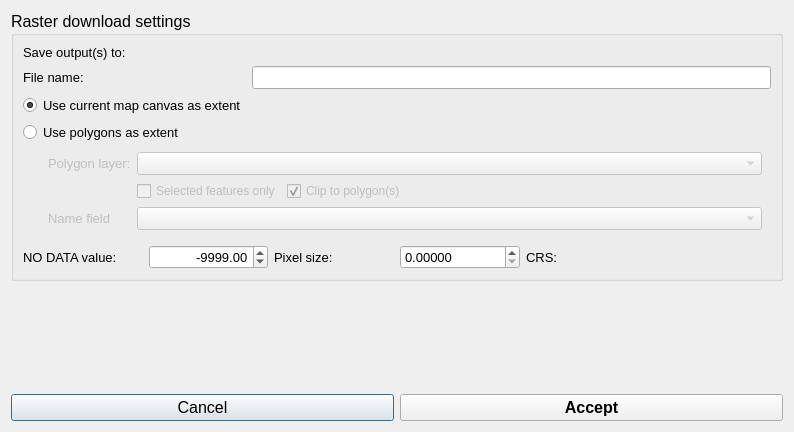
<?xml version="1.0" encoding="UTF-8"?>
<ui version="4.0">
 <class>Dialog</class>
 <widget class="QDialog" name="Dialog">
  <property name="geometry">
   <rect>
    <x>0</x>
    <y>0</y>
    <width>794</width>
    <height>432</height>
   </rect>
  </property>
  <property name="windowTitle">
   <string>Download selected raster</string>
  </property>
  <layout class="QGridLayout" name="gridLayout">
   <item row="2" column="0">
    <spacer name="verticalSpacer">
     <property name="orientation">
      <enum>Qt::Vertical</enum>
     </property>
     <property name="sizeHint" stdset="0">
      <size>
       <width>20</width>
       <height>40</height>
      </size>
     </property>
    </spacer>
   </item>
   <item row="0" column="0" rowspan="2" colspan="2">
    <widget class="QGroupBox" name="grp_single_raster_settings">
     <property name="enabled">
      <bool>true</bool>
     </property>
     <property name="font">
      <font>
       <family>Segoe UI</family>
       <pointsize>12</pointsize>
      </font>
     </property>
     <property name="title">
      <string>Raster download settings</string>
     </property>
     <layout class="QGridLayout" name="gridLayout_6">
      <item row="2" column="0">
       <widget class="QRadioButton" name="use_canvas_extent_rb">
        <property name="font">
         <font>
          <family>Segoe UI</family>
          <pointsize>10</pointsize>
         </font>
        </property>
        <property name="text">
         <string>Use current map canvas as extent</string>
        </property>
        <property name="checked">
         <bool>true</bool>
        </property>
       </widget>
      </item>
      <item row="1" column="1" colspan="3">
       <widget class="QLineEdit" name="filename_le_raster">
        <property name="font">
         <font>
          <family>Segoe UI</family>
          <pointsize>10</pointsize>
         </font>
        </property>
        <property name="toolTip">
         <string>Small rasters will be downloaded as a single GeoTIFF. Large rasters will be downloaded as tiles of GeoTIFFs and a virtual raster file (.vrt) to use them as a single raster.</string>
        </property>
       </widget>
      </item>
      <item row="0" column="1" colspan="3">
       <widget class="QgsFileWidget" name="output_dir_raster">
        <property name="font">
         <font>
          <family>Segoe UI</family>
          <pointsize>10</pointsize>
         </font>
        </property>
        <property name="storageMode">
         <enum>QgsFileWidget::GetDirectory</enum>
        </property>
       </widget>
      </item>
      <item row="4" column="0" colspan="4">
       <widget class="QWidget" name="grp_polygon_settings" native="true">
        <property name="enabled">
         <bool>false</bool>
        </property>
        <property name="font">
         <font>
          <family>Segoe UI</family>
          <pointsize>10</pointsize>
         </font>
        </property>
        <layout class="QGridLayout" name="gridLayout_7">
         <property name="leftMargin">
          <number>25</number>
         </property>
         <property name="topMargin">
          <number>3</number>
         </property>
         <item row="1" column="1">
          <layout class="QHBoxLayout" name="horizontalLayout_8">
           <property name="bottomMargin">
            <number>0</number>
           </property>
           <item>
            <widget class="QCheckBox" name="selected_features_ckb">
             <property name="font">
              <font>
               <family>Segoe UI</family>
               <pointsize>9</pointsize>
              </font>
             </property>
             <property name="text">
              <string>Selected features only</string>
             </property>
             <property name="checked">
              <bool>false</bool>
             </property>
            </widget>
           </item>
           <item>
            <widget class="QCheckBox" name="clip_to_polygon_ckb">
             <property name="font">
              <font>
               <family>Segoe UI</family>
               <pointsize>9</pointsize>
              </font>
             </property>
             <property name="text">
              <string>Clip to polygon(s)</string>
             </property>
             <property name="checked">
              <bool>true</bool>
             </property>
            </widget>
           </item>
           <item>
            <spacer name="horizontalSpacer_5">
             <property name="orientation">
              <enum>Qt::Horizontal</enum>
             </property>
             <property name="sizeHint" stdset="0">
              <size>
               <width>40</width>
               <height>20</height>
              </size>
             </property>
            </spacer>
           </item>
          </layout>
         </item>
         <item row="5" column="0">
          <widget class="QLabel" name="label_7">
           <property name="text">
            <string>Name field</string>
           </property>
          </widget>
         </item>
         <item row="0" column="0">
          <widget class="QLabel" name="label_8">
           <property name="text">
            <string>Polygon layer:</string>
           </property>
          </widget>
         </item>
         <item row="0" column="1">
          <widget class="QgsMapLayerComboBox" name="clip_polygon_cbo"/>
         </item>
         <item row="5" column="1">
          <widget class="QgsFieldComboBox" name="clip_name_field_cbo">
           <property name="allowEmptyFieldName">
            <bool>true</bool>
           </property>
          </widget>
         </item>
        </layout>
       </widget>
      </item>
      <item row="1" column="0">
       <widget class="QLabel" name="label_9">
        <property name="font">
         <font>
          <family>Segoe UI</family>
          <pointsize>10</pointsize>
         </font>
        </property>
        <property name="text">
         <string>File name: </string>
        </property>
       </widget>
      </item>
      <item row="3" column="0">
       <widget class="QRadioButton" name="use_polygon_extent_rb">
        <property name="font">
         <font>
          <family>Segoe UI</family>
          <pointsize>10</pointsize>
         </font>
        </property>
        <property name="text">
         <string>Use polygons as extent</string>
        </property>
       </widget>
      </item>
      <item row="0" column="0">
       <widget class="QLabel" name="label">
        <property name="font">
         <font>
          <family>Segoe UI</family>
          <pointsize>10</pointsize>
         </font>
        </property>
        <property name="text">
         <string>Save output(s) to:</string>
        </property>
       </widget>
      </item>
      <item row="5" column="0" colspan="4">
       <layout class="QHBoxLayout" name="horizontalLayout_9">
        <property name="rightMargin">
         <number>0</number>
        </property>
        <property name="bottomMargin">
         <number>0</number>
        </property>
        <item>
         <widget class="QLabel" name="label_5">
          <property name="font">
           <font>
            <family>Segoe UI</family>
            <pointsize>10</pointsize>
            <italic>false</italic>
           </font>
          </property>
          <property name="text">
           <string>NO DATA value:</string>
          </property>
          <property name="alignment">
           <set>Qt::AlignLeading|Qt::AlignLeft|Qt::AlignVCenter</set>
          </property>
         </widget>
        </item>
        <item>
         <widget class="QDoubleSpinBox" name="no_data_sbox_raster">
          <property name="font">
           <font>
            <family>Segoe UI</family>
            <pointsize>10</pointsize>
           </font>
          </property>
          <property name="frame">
           <bool>true</bool>
          </property>
          <property name="alignment">
           <set>Qt::AlignRight|Qt::AlignTrailing|Qt::AlignVCenter</set>
          </property>
          <property name="minimum">
           <double>-1000000.000000000000000</double>
          </property>
          <property name="maximum">
           <double>1000000.000000000000000</double>
          </property>
          <property name="value">
           <double>-9999.000000000000000</double>
          </property>
         </widget>
        </item>
        <item>
         <widget class="QLabel" name="label_6">
          <property name="font">
           <font>
            <family>Segoe UI</family>
            <pointsize>10</pointsize>
            <italic>false</italic>
           </font>
          </property>
          <property name="text">
           <string>Pixel size: </string>
          </property>
          <property name="alignment">
           <set>Qt::AlignLeading|Qt::AlignLeft|Qt::AlignVCenter</set>
          </property>
         </widget>
        </item>
        <item>
         <widget class="QDoubleSpinBox" name="pixel_size_sbox_raster">
          <property name="font">
           <font>
            <family>Segoe UI</family>
            <pointsize>10</pointsize>
           </font>
          </property>
          <property name="decimals">
           <number>5</number>
          </property>
          <property name="maximum">
           <double>1000000.000000000000000</double>
          </property>
         </widget>
        </item>
        <item>
         <widget class="QLabel" name="label_10">
          <property name="font">
           <font>
            <family>Segoe UI</family>
            <pointsize>10</pointsize>
           </font>
          </property>
          <property name="text">
           <string>CRS:</string>
          </property>
         </widget>
        </item>
        <item>
         <widget class="QgsProjectionSelectionWidget" name="crs_widget_raster">
          <property name="font">
           <font>
            <family>Segoe UI</family>
            <pointsize>10</pointsize>
           </font>
          </property>
         </widget>
        </item>
       </layout>
      </item>
     </layout>
    </widget>
   </item>
   <item row="3" column="0">
    <widget class="QPushButton" name="cancel_pb">
     <property name="font">
      <font>
       <family>Segoe UI</family>
       <pointsize>12</pointsize>
      </font>
     </property>
     <property name="text">
      <string>Cancel</string>
     </property>
    </widget>
   </item>
   <item row="3" column="1">
    <widget class="QPushButton" name="accept_pb">
     <property name="font">
      <font>
       <family>Segoe UI</family>
       <pointsize>12</pointsize>
       <weight>75</weight>
       <bold>true</bold>
      </font>
     </property>
     <property name="text">
      <string>Accept</string>
     </property>
    </widget>
   </item>
  </layout>
 </widget>
 <customwidgets>
  <customwidget>
   <class>QgsFieldComboBox</class>
   <extends>QComboBox</extends>
   <header>qgsfieldcombobox.h</header>
  </customwidget>
  <customwidget>
   <class>QgsFileWidget</class>
   <extends>QWidget</extends>
   <header>qgsfilewidget.h</header>
  </customwidget>
  <customwidget>
   <class>QgsMapLayerComboBox</class>
   <extends>QComboBox</extends>
   <header>qgsmaplayercombobox.h</header>
  </customwidget>
  <customwidget>
   <class>QgsProjectionSelectionWidget</class>
   <extends>QWidget</extends>
   <header>qgsprojectionselectionwidget.h</header>
  </customwidget>
 </customwidgets>
 <tabstops>
  <tabstop>filename_le_raster</tabstop>
  <tabstop>use_canvas_extent_rb</tabstop>
  <tabstop>use_polygon_extent_rb</tabstop>
  <tabstop>clip_polygon_cbo</tabstop>
  <tabstop>selected_features_ckb</tabstop>
  <tabstop>clip_to_polygon_ckb</tabstop>
  <tabstop>clip_name_field_cbo</tabstop>
  <tabstop>no_data_sbox_raster</tabstop>
  <tabstop>pixel_size_sbox_raster</tabstop>
  <tabstop>crs_widget_raster</tabstop>
  <tabstop>accept_pb</tabstop>
  <tabstop>cancel_pb</tabstop>
 </tabstops>
 <resources/>
 <connections/>
</ui>
